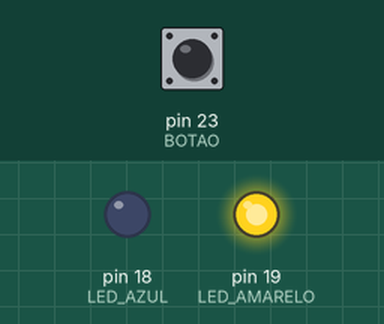
Bench run of a sketch on a simulated Arduino Mega 2560, built with avr-gcc and run on an emulated ATmega2560. Shown: output pins drawn as LEDs (lit = HIGH). Inputs (shaded band) come from the test bench; at power-on: pin 23 (BOTAO) HIGH.

Above: at 1.2 s.
1.3 s: pin 23 (BOTAO) pulled LOW for 0.15 s
At 2.5 s:
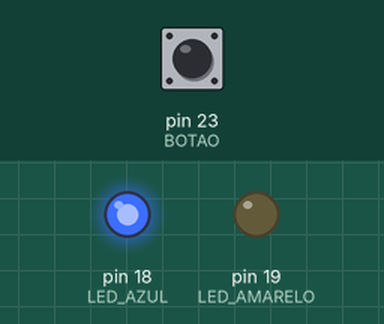
2.9 s: pin 23 (BOTAO) pulled LOW for 1 s
At 3.8 s:
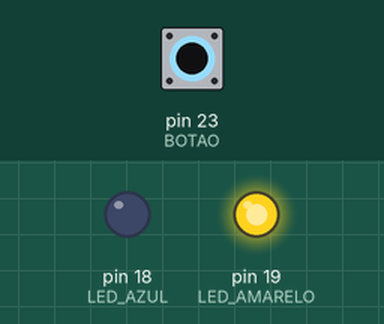
5.4 s: pin 23 (BOTAO) pulled LOW for 3.2 s
At 5.7 s:
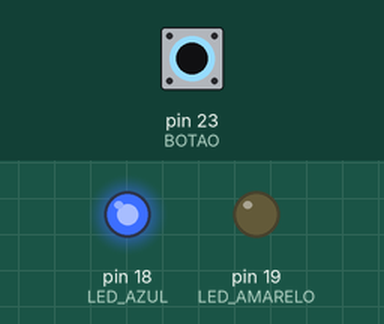
Timing chart, 0 to 8.4 s (numbered marks = the images above; inputs shaded):
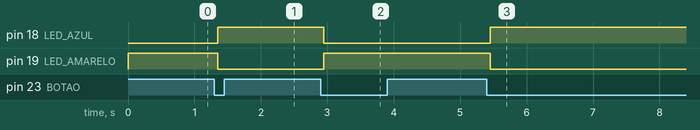

Measured:
- after the input at 1.3 s, pin 18 (LED_AZUL): LOW → HIGH after 0.05 s; pin 19 (LED_AMARELO): HIGH → LOW after 0.05 s
- after the input at 2.9 s, pin 18 (LED_AZUL): HIGH → LOW after 0.05 s; pin 19 (LED_AMARELO): LOW → HIGH after 0.05 s
- after the input at 5.4 s, pin 18 (LED_AZUL): LOW → HIGH after 0.05 s; pin 19 (LED_AMARELO): HIGH → LOW after 0.05 s

The sketch:

AtvA.ino
```cpp
const int BOTAO = 23;
const int LED_AZUL = 18;
const int LED_AMARELO = 19;

bool estadoLed = false;

int leituraAtual = HIGH;
int leituraAnterior = HIGH;

unsigned long ultimoDebounce = 0;
const unsigned long tempoDebounce = 50;

void setup() {
  pinMode(BOTAO, INPUT_PULLUP);
  pinMode(LED_AZUL, OUTPUT);
  pinMode(LED_AMARELO, OUTPUT);

  digitalWrite(LED_AZUL, LOW);
  digitalWrite(LED_AMARELO, HIGH);
}

void loop() {
  int leitura = digitalRead(BOTAO);

  if (leitura != leituraAnterior) {
    ultimoDebounce = millis();
  }

  if ((millis() - ultimoDebounce) > tempoDebounce) {

    if (leitura != leituraAtual) {
      leituraAtual = leitura;

      if (leituraAtual == LOW) {
        estadoLed = !estadoLed;

        if (estadoLed) {
          digitalWrite(LED_AZUL, HIGH);
          digitalWrite(LED_AMARELO, LOW);
        } else {
          digitalWrite(LED_AZUL, LOW);
          digitalWrite(LED_AMARELO, HIGH);
        }
      }
    }
  }

  leituraAnterior = leitura;
}
```
